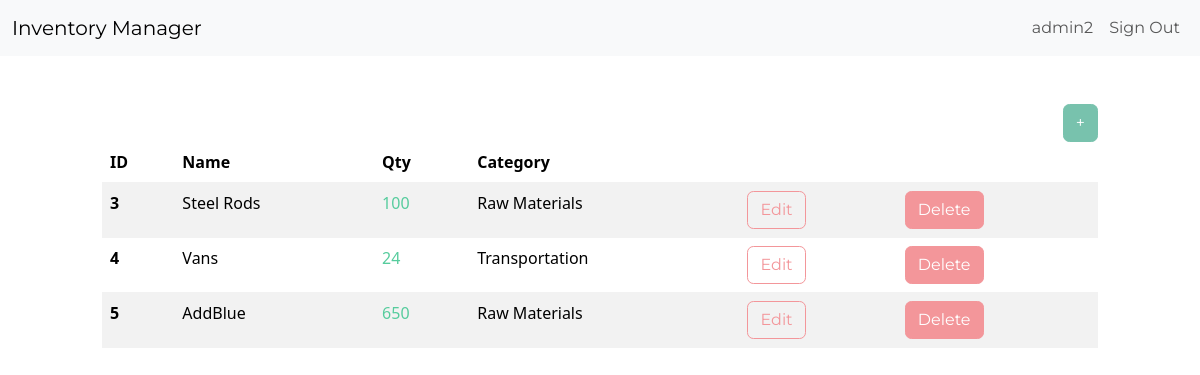
Before: /dashboard/ (signed in) with the older database file.
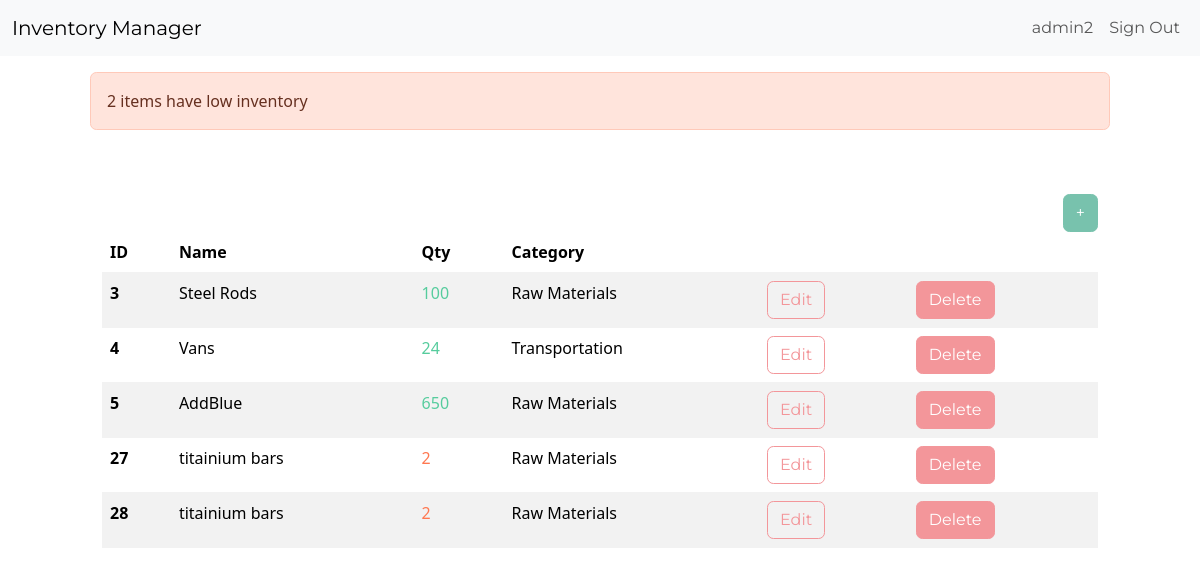
After: the same page with the newer database file.
### inventory/models.py (models this page shows, shortened)
class InventoryItem(models.Model):
    name = models.CharField(max_length=200)
    quantity = models.IntegerField()
    category = models.ForeignKey('Category', on_delete=models.SET_NULL, blank=True, null=True)
    date_created = models.DateTimeField(auto_now_add=True)
    user = models.ForeignKey(User, on_delete=models.CASCADE)

class Category(models.Model):
    name = models.CharField(max_length=200)
    class Meta:
        verbose_name_plural = 'categories'

### inventory/views.py (the view)
# urls.py: path('dashboard/', Dashboard.as_view(), name='dashboard'),
class Dashboard(LoginRequiredMixin, View):
    def get(self, request):
        items = InventoryItem.objects.filter(user=self.request.user.id).order_by('id')
        low_inventory = InventoryItem.objects.filter(
            user=self.request.user.id,
            quantity__lte=LOW_QUANTITY
        )
        if low_inventory.count() > 0:
            if low_inventory.count() > 1:
                messages.error(request, f'{low_inventory.count()} items have low inventory')
            else:
                messages.error(request, f'{low_inventory.count()} item has low inventory')
        low_inventory_ids = InventoryItem.objects.filter(
            user=self.request.user.id,
            quantity__lte=LOW_QUANTITY
        ).values_list('id', flat=True)
        return render(request, 'inventory/dashboard.html', {'items': items, 'low_inventory_ids': low_inventory_ids})

### inventory/templates/inventory/dashboard.html (shortened to what this page needs)
{% extends 'inventory/base.html' %}
{% block content %}
    {% if messages %}
        <div class="row mt-3">
            {% for message in messages %}
                {% if message.tags == 'error' %}
                    <div class="col-md-10 col-12 mx-auto alert alert-danger">
                        {{ message }}
                    </div>
                {% endif %}
            {% endfor %}
        </div>
    {% endif %}
    <div class="row">
        <div class="col-md-10 col-12 mx-auto mt-5">
            <div class="d-flex justify-content-end">
                <a href="{% url 'add-item' %}" class="btn btn-primary">+</a>
            </div>
            <table class="table table-hover table-striped">
                <thead>
                    <tr>
                        <th scope="col">ID</th>
                        <th scope="col">Name</th>
                        <th scope="col">Qty</th>
                        <th scope="col">Category</th>
                        <th scope="col"></th>
                        <th scope="col"></th>
                    </tr>
                </thead>
                <tbody>
                    {% for item in items %}
                    <tr>
                        <th scope="row">{{ item.id }}</th>
                        <td>{{ item.name }}</td>
                        {% if item.id in low_inventory_ids %}
                            <td class="text-danger">{{ item.quantity }}</td>
                        {% else %}
                            <td class="text-success">{{ item.quantity }}</td>
                        {% endif %}
                        <td>{{ item.category.name }}</td>
                        <td><a href="{% url 'edit-item' item.id %}" class="btn btn-outline-secondary">Edit</a></td>
                        <td><a href="{% url 'delete-item' item.id %}" class="btn btn-secondary">Delete</a></td>
                    </tr>
                    {% endfor %}
                </tbody>
            </table>
        </div>
    </div>
{% endblock content %}

Changed rows visible on the page:
added InventoryItem: id "27", name "titainium bars", quantity "2", category.name "Raw Materials"
added InventoryItem: id "28", name "titainium bars", quantity "2", category.name "Raw Materials"
Other visible differences:
new list line: "2 items have low inventory"
